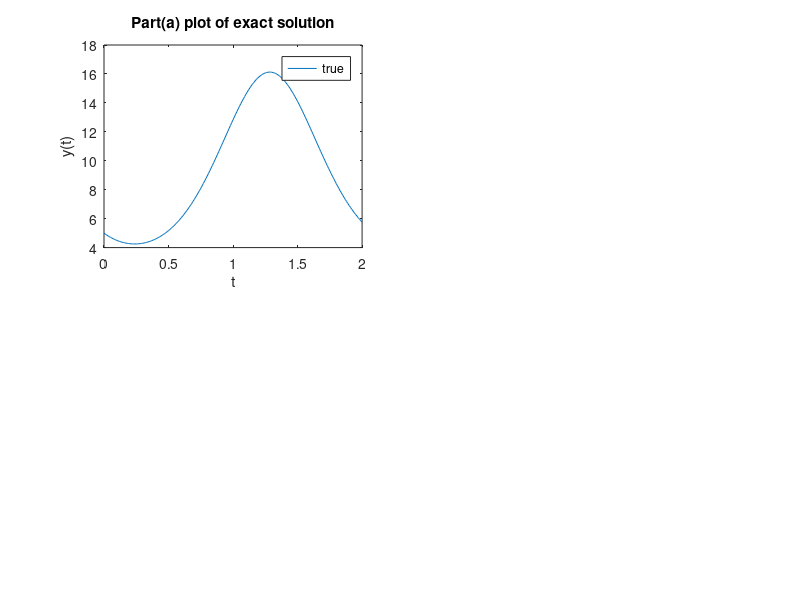

Write MATLAB code to recreate this figure. (Note: this script raises an error after producing the figure.)
%% Wesley Schumacher
% ME ID:627-566
% MCEN 3030 Computational Methods
% Spring 2020
% Home work 5

%% Question 1
clear all; clc; close all; 

%part (a)
y = @(t) 5* exp((2/3) * sin(3*t+4)- 2/3*sin(4));
yt = @(t) 5* exp((2/3) * sin(3*t+4)- 2/3*sin(4));
t = 0:0.01:2;
figure(1)
subplot(2,2,1)
plot(t,y(t))
title("Part(a) plot of exact solution")
xlabel('t')
ylabel('y(t)')
legend('true')




%part (b)
fprintf("Question 1 part (b)  \n");

f = @(y,t) 2*y*cos(3*t+4);
h      = 0.25;
tinit  = 0;
tfinal = 2;
yinit  = 5;

y1  = euler_exp(f,yinit, tinit, tfinal, h);
sol_fwd_explicit1 = y1(end);
fprintf("Solution to ODE using Euler's foward (Explicit) method with h = 0.25 is: %f12  \n", sol_fwd_explicit1);

%error = abs( y(2) - sol_fwd_explicit);
error1 = abs((y1(end) - yt(tfinal)) );% / yt(tfinal));
fprintf("The global errorr(in comparison to the true analytical solution): %f12  \n", error1);
t    = [tinit:h:tfinal];
subplot(2,2,2)
t1 = 0:0.01:2;
plot(t1,yt(t1))
hold on
plot(t,y1)


%part (c)
fprintf("Question 1 part (c)  \n");
h      = 0.125;
t    = [tinit:h:tfinal];
y2  = euler_exp(f,yinit, tinit, tfinal, h);
sol_fwd_explicit2 = y2(end);
fprintf("Solution to ODE using Euler's foward (Explicit) method with h = 0.125 is: %f12  \n", sol_fwd_explicit2);

plot(t,y2)
title("Part(b) and part (c)")
xlabel('t')
ylabel('y(t)')
legend('true',"h=0.25" ," h=0.125", 'Location', 'Northwest')

%error = abs( y(2) - sol_fwd_explicit);
error2 = abs((y2(end) - yt(tfinal)) );
fprintf("The global errorr(in comparison to the true analytical solution): %f12  \n", error2);
errordiff = abs( error1 -  error2);
fprintf("The numerical estimate for y(2) is far more accurate with a smaller value of h \n the difference in acccuracy can be calculated by finding the difference of the error:%f \n", errordiff );



%part (d)
fprintf("Question 1 part (d)  \n");
%Euler explicit 2 point centered finite difference formula
h      = 0.25;
t    = [tinit:h:tfinal];

y3  = twopoint(f,yinit, tinit, tfinal, h);
sol_2pt = y3(end);
fprintf("Solution to ODE using 2 point method with h = 0.25 is: %f12  \n", sol_2pt);

%error = abs( y(2) - sol_fwd_explicit);
error3 = abs((y3(end) - yt(tfinal)) );% / yt(tfinal));
fprintf("The global errorr(in comparison to the true analytical solution): %f12  \n", error3);

subplot(2,2,3)
t1 = 0:0.01:2;
plot(t1,yt(t1))
hold on
plot(t,y3)
title("Part(c) plot of 2point method")
xlabel('t')
ylabel('y(t)')
legend('true',"h=0.25", 'Location', 'Northwest')


%part (e)
fprintf("Question 1 part (e)  \n");
h      = 0.25;
t    = [tinit:h:tfinal];

y4  = euler_mid(f,yinit, tinit, tfinal, h);
sol_mid = y4(end);
fprintf("Solution to ODE using Midpoint method with h = 0.25 is: %f12  \n", sol_mid);

%error = abs( y(2) - sol_fwd_explicit);
error4 = abs((y4(end) - yt(tfinal)) );% / yt(tfinal));
fprintf("The global errorr(in comparison to the true analytical solution): %f12  \n", error4);

subplot(2,2,4)
t1 = 0:0.01:2;
plot(t1,yt(t1))
hold on
plot(t,y4)
title("Part(d) plot of Midpoint method")
xlabel('t')
ylabel('y(t)')
legend('true',"h=0.25", 'Location', 'Northwest')

%% Question 2
clear all; clc; close all; 

R = 4;
r = 0.04;
g = 9.81;
f = @(y,t) -(r^2 * sqrt(2*g*y))/ (2*y*R- y^2);

h      = 0.04;
yinit  = 6.5;

[time,height]  = euler_expa(f,yinit, h);
fprintf("The number of seconds it takes for the tank to drain completely is: %f12 seconds  \n", time);
fprintf("The number of minutes it takes for the tank to drain completely is: %f12 minutes  \n", time/60);
 
fprintf("The height once it is drained completely is: %f12 ~ zero  \n", height);
%% Question 3
clear all; clc; close all; 

k =10;
f = @(y,t) -k*y;
h      = 0.25;
tinit  = 0;
tfinal = 5;
yinit  = 55;
y1  = euler_exp(f,yinit, tinit, tfinal, h);
y2  = euler_imp(f,yinit, tinit, tfinal, h);
t    = [tinit:h:tfinal];
subplot(3,1,1)
plot(t,y1)
hold on
plot(t,y2)
title("h = 0.25")
xlabel('t')
ylabel('y(t)')
legend('explicit',"implicit", 'Location', 'Northwest')

h = 0.15;
tinit  = 0;
tfinal = 5;
yinit  = 55;
y1  = euler_exp(f,yinit, tinit, tfinal, h);
y2  = euler_imp(f,yinit, tinit, tfinal, h);
t    = [tinit:h:tfinal];
subplot(3,1,2)
plot(t,y1)
hold on
plot(t,y2)
title("h = 0.15")
xlabel('t')
ylabel('y(t)')
legend('explicit',"implicit", 'Location', 'Northwest')

h = 0.05;
tini1  = 0;
tfinal = 5;
yinit  = 55;
y1  = euler_exp(f,yinit, tini1, tfinal, h);
y2  = euler_imp(f,yinit, tinit, tfinal, h);
t    = [tinit:h:tfinal];
subplot(3,1,3)
plot(t,y1)
hold on
plot(t,y2)
title("h = 0.05")
xlabel('t')
ylabel('y(t)')
legend('explicit',"implicit", 'Location', 'Northwest')
%% Sup Functions Below

function [y] = euler_exp(f, yinit, tinit, tfinal, h)
%--------------------------------------------------
% ODE IVP solver with Euler explicit (fwd) method
% inputs:
%  f      = ODE function = dy/dt
%  yinit  = initial value, y(tinit)
%  tinit  = initial time
%  tfinal = final time
%  h      = time step, t(i+1) - t(i)
% output:
%  y      = ODE solution y(t)
%--------------------------------------------------
% initialize values
y(1) = yinit;
t    = [tinit:h:tfinal];
imax = length(t);
% solve
for i = 1:imax-1
            
	y(i+1) = y(i) + h * f(y(i),t(i));  
end
end

function [y] = twopoint(f, yinit, tinit, tfinal, h)
%--------------------------------------------------
% ODE IVP solver with Euler 2 point (fwd) method
% inputs:
%  f      = ODE function = dy/dt
%  yinit  = initial value, y(tinit)
%  tinit  = initial time
%  tfinal = final time
%  h      = time step, t(i+1) - t(i)
% output:
%  y      = ODE solution y(t)
%--------------------------------------------------
% initialize values
y(1) = yinit;
t    = [tinit:h:tfinal];
imax = length(t);
% solve 
y(2) = y(1) + h * f(y(1), t(1));
for i = 2:imax-1 
    y(i+1) = y(i-1) + 2*h * f(y(i), t(i));
end
end

function [y] = euler_mid(f, yinit, tinit, tfinal, h)
%--------------------------------------------------
% ODE IVP solver with Euler midpoint (fwd) method
% inputs:
%  f      = ODE function = dy/dt
%  yinit  = initial value, y(tinit)
%  tinit  = initial time
%  tfinal = final time
%  h      = time step, t(i+1) - t(i)
% output:
%  y      = ODE solution y(t)
%--------------------------------------------------
% initialize values
y(1) = yinit;
t    = [tinit:h:tfinal];
imax = length(t);
% solve 
for i = 1:imax-1 
    %estimate y at mid point
	ymid = y(i) + h/2 * f(y(i),t(i));
    y(i+1) = y(i) + h * f(ymid, t(i) +h/2);
end
end

function [m, h1] = euler_expa(f, yinit, h)
%--------------------------------------------------
% ODE IVP solver with Euler explicit (fwd) method
% inputs:
%  f      = ODE function = dy/dt
%  yinit  = initial value, y(tinit)
%  tinit  = initial time
%  tfinal = final time
%  h      = time step, t(i+1) - t(i)
% output:
%  y      = ODE solution y(t)
%--------------------------------------------------
% initialize values
t = [0];
y = [yinit];
% solve
while(y(end) > 0)

   y = [y,y(end)+h*f(y(end))];
   t = [t, t(end)+h]; 
end
m = t(end);
h1 = y(end);
end


function [y] = euler_imp(f, yinit, tinit, tfinal, h)
%--------------------------------------------------
% ODE IVP solver with Euler impilicit (bwd) method
% inputs:
%  f      = ODE function = dy/dt
%  yinit  = initial value, y(tinit)
%  tinit  = initial time
%  tfinal = final time
%  h      = time step, t(i+1) - t(i)
% output:
%  y      = ODE solution y(t)
%--------------------------------------------------
% initialize values
y(1) = yinit;
t    = [tinit:h:tfinal];
imax = length(t);
for i = 1:imax-1   
	y(i+1) = (y(i)/(1+10*h)); 
end
end
